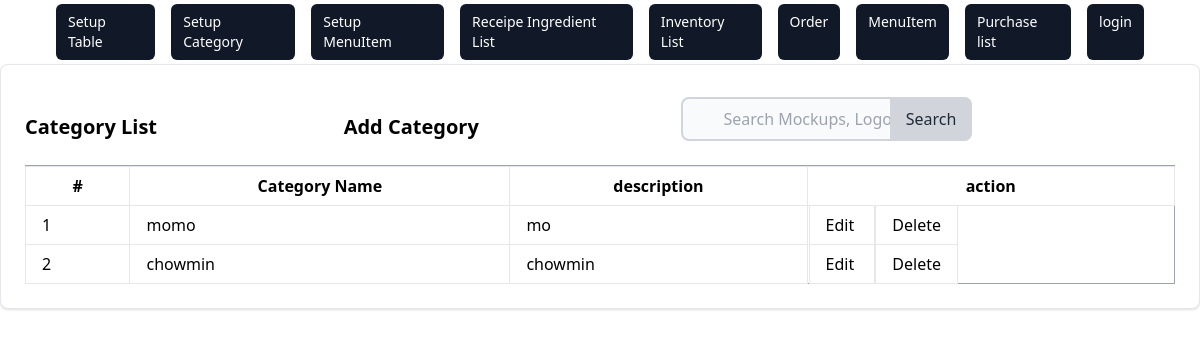
Screenshot of /menu/category/list/ with the database file from the repository.
### menu/models.py (models this page shows, shortened)
class Category(models.Model):
    name = models.CharField(max_length=100)
    description = models.TextField()

### menu/views.py (the view)
# urls.py: path('category/list/', views.CategoryListView.as_view(), name='category_list'),
class CategoryListView(ListView):
    model = Category
    template_name = 'menu/category/category_list.html'
    success_url = reverse_lazy('menu:category_list')

### menu/templates/menu/category/category_list.html (shortened to what this page needs)
{% extends 'inventory/base.html' %} {% block content %}
<div class="card max-w-80%  p-6 bg-white border border-gray-200 rounded-lg shadow dark:bg-gray-800 dark:border-gray-400">
  <div class="row">
    <div class="flex items-center justify-between">
        <h5 class="text-xl font-semibold">Category List</h5>
        <a href="{% url 'menu:category_create' %}" class="text-xl font-semibold text-grey-200 hover:underline hover:text-blue-00 ml-auto">
         <h5>  Add Category </h5>
        </a>
      <form method="get" action="{% url 'menu:category-search'%}" class="max-w-md mx-auto px-4 py-2 justify-end">
        <div class="relative">
            <input
            type="search"
            id="default-search"
            name='q'
            class="block w-full pl-10 pr-4 py-2 rounded-lg border-2 border-gray-300 bg-gray-50 focus:ring-blue-500 focus:border-blue-500"
            placeholder="Search Mockups, Logos..."
            required
          />
          <button
            type="submit"
            class="absolute inset-y-0 right-0 px-4 py-2 bg-gray-300 text-gray-800 rounded-r-lg hover:bg-gray-400 focus:outline-none focus:bg-gray-400"
          >
            Search
          </button>
        </div>
      </form>
    </div>
      <div class="card-body">
        <table class="table-auto w-full border-collapse border border-gray-400 table-bordered">
          <th class="px-1 py-0">
            <tr>
              <th class="px-4 py-2 border px-4 py-2" >#</th>
              <th class="px-4 py-2  border ">Category  Name</th>
              <th class="px-4 py-2  border ">description</th>
              <th col="3" class="px-0 py-0  border ">action</th>
            </tr>
          </th>
          <tbody>
            {% if object_list %} {% for category in object_list %}
            <tr>
              <td class="border px-4 py-2">{{ category.id}}</td>
              <td class="border px-4 py-2">{{ category.name }}</td>
              <td class="border px-4 py-2">{{ category.description }}</td>
              <td>
                <a  class="border px-4 py-2"  href="{% url 'menu:category_update' category.id  %}"> Edit </a>
                <a  class="border px-4 py-2" href="{% url 'menu:category_delete' category.id %}" > Delete </a>
              </td>
            </tr>
          {% endfor %}
          {% else %}
            <tr><td colspan="8" class="border px-4 py-2">No Category found</td></tr>
          {% endif %}
          </tbody>
        </table>
      </div>
    </div>
  </div>
  </div>
{% endblock %}

### rows the page displays
Category: id "1", name "momo", description "mo"
Category: id "2", name "chowmin", description "chowmin"
